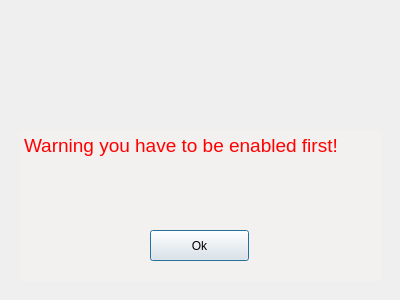
<?xml version="1.0" encoding="UTF-8"?>
<ui version="4.0">
 <class>GeneralDialog</class>
 <widget class="QDialog" name="GeneralDialog">
  <property name="geometry">
   <rect>
    <x>0</x>
    <y>0</y>
    <width>400</width>
    <height>300</height>
   </rect>
  </property>
  <property name="windowTitle">
   <string>General Dialog</string>
  </property>
  <widget class="QLabel" name="label">
   <property name="geometry">
    <rect>
     <x>150</x>
     <y>20</y>
     <width>91</width>
     <height>81</height>
    </rect>
   </property>
   <property name="text">
    <string/>
   </property>
   <property name="pixmap">
    <pixmap resource="Resource.qrc">:/danger-hi.png</pixmap>
   </property>
   <property name="scaledContents">
    <bool>true</bool>
   </property>
  </widget>
  <widget class="QTextEdit" name="textEdit">
   <property name="geometry">
    <rect>
     <x>20</x>
     <y>130</y>
     <width>361</width>
     <height>151</height>
    </rect>
   </property>
   <property name="palette">
    <palette>
     <active>
      <colorrole role="Base">
       <brush brushstyle="SolidPattern">
        <color alpha="255">
         <red>242</red>
         <green>241</green>
         <blue>240</blue>
        </color>
       </brush>
      </colorrole>
     </active>
     <inactive>
      <colorrole role="Base">
       <brush brushstyle="SolidPattern">
        <color alpha="255">
         <red>242</red>
         <green>241</green>
         <blue>240</blue>
        </color>
       </brush>
      </colorrole>
     </inactive>
     <disabled>
      <colorrole role="Base">
       <brush brushstyle="SolidPattern">
        <color alpha="255">
         <red>255</red>
         <green>255</green>
         <blue>255</blue>
        </color>
       </brush>
      </colorrole>
     </disabled>
    </palette>
   </property>
   <property name="frameShape">
    <enum>QFrame::NoFrame</enum>
   </property>
   <property name="html">
    <string>&lt;!DOCTYPE HTML PUBLIC &quot;-//W3C//DTD HTML 4.0//EN&quot; &quot;http://www.w3.org/TR/REC-html40/strict.dtd&quot;&gt;
&lt;html&gt;&lt;head&gt;&lt;meta name=&quot;qrichtext&quot; content=&quot;1&quot; /&gt;&lt;style type=&quot;text/css&quot;&gt;
p, li { white-space: pre-wrap; }
&lt;/style&gt;&lt;/head&gt;&lt;body style=&quot; font-family:'Ubuntu'; font-size:11pt; font-weight:400; font-style:normal;&quot;&gt;
&lt;p style=&quot; margin-top:0px; margin-bottom:0px; margin-left:0px; margin-right:0px; -qt-block-indent:0; text-indent:0px;&quot;&gt;&lt;span style=&quot; font-size:14pt; color:#ff0000;&quot;&gt;Warning you have to be enabled first!&lt;/span&gt;&lt;/p&gt;&lt;/body&gt;&lt;/html&gt;</string>
   </property>
   <property name="textInteractionFlags">
    <set>Qt::TextSelectableByMouse</set>
   </property>
  </widget>
  <widget class="QPushButton" name="OkButton_GeneralDialog">
   <property name="geometry">
    <rect>
     <x>150</x>
     <y>230</y>
     <width>99</width>
     <height>31</height>
    </rect>
   </property>
   <property name="text">
    <string>Ok</string>
   </property>
  </widget>
 </widget>
 <resources>
  <include location="Resource.qrc"/>
 </resources>
 <connections/>
</ui>
